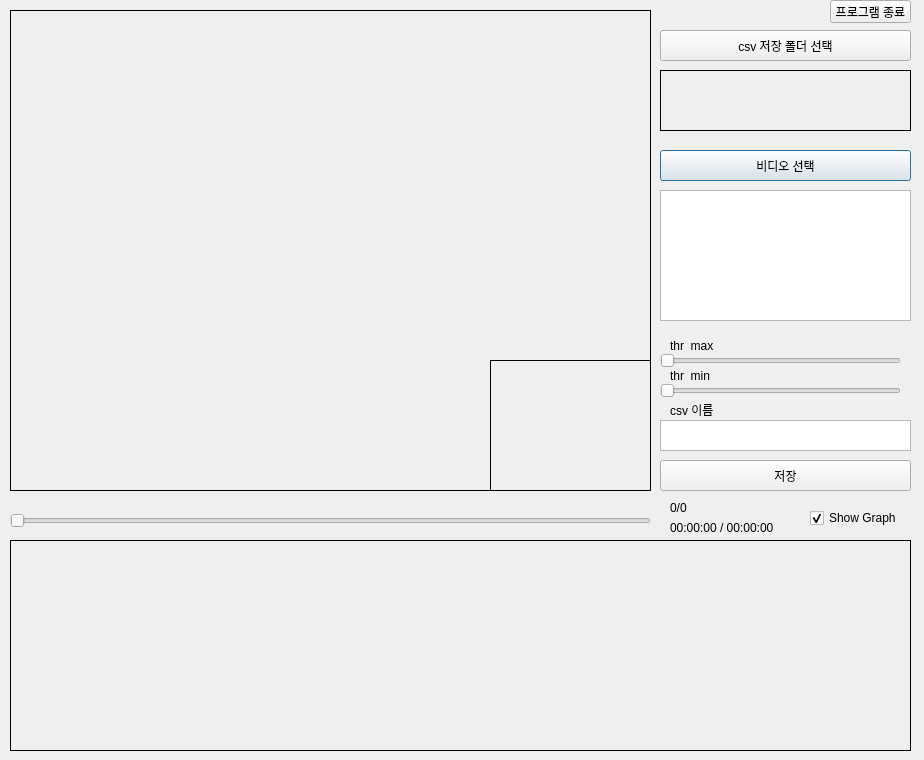
<?xml version="1.0" encoding="UTF-8"?>
<ui version="4.0">
 <class>Dialog</class>
 <widget class="QDialog" name="Dialog">
  <property name="geometry">
   <rect>
    <x>0</x>
    <y>0</y>
    <width>924</width>
    <height>760</height>
   </rect>
  </property>
  <property name="windowTitle">
   <string>Dialog</string>
  </property>
  <widget class="QLabel" name="display_label">
   <property name="geometry">
    <rect>
     <x>10</x>
     <y>10</y>
     <width>641</width>
     <height>481</height>
    </rect>
   </property>
   <property name="frameShape">
    <enum>QFrame::Box</enum>
   </property>
   <property name="text">
    <string/>
   </property>
  </widget>
  <widget class="QListWidget" name="listWidget_video">
   <property name="geometry">
    <rect>
     <x>660</x>
     <y>190</y>
     <width>251</width>
     <height>131</height>
    </rect>
   </property>
  </widget>
  <widget class="QPushButton" name="pushButton_GetFiles">
   <property name="geometry">
    <rect>
     <x>660</x>
     <y>150</y>
     <width>251</width>
     <height>31</height>
    </rect>
   </property>
   <property name="text">
    <string>비디오 선택</string>
   </property>
  </widget>
  <widget class="QSlider" name="horizontalSlider_max">
   <property name="geometry">
    <rect>
     <x>660</x>
     <y>350</y>
     <width>241</width>
     <height>22</height>
    </rect>
   </property>
   <property name="maximum">
    <number>255</number>
   </property>
   <property name="orientation">
    <enum>Qt::Horizontal</enum>
   </property>
  </widget>
  <widget class="QSlider" name="horizontalSlider_min">
   <property name="geometry">
    <rect>
     <x>660</x>
     <y>380</y>
     <width>241</width>
     <height>22</height>
    </rect>
   </property>
   <property name="maximum">
    <number>255</number>
   </property>
   <property name="orientation">
    <enum>Qt::Horizontal</enum>
   </property>
  </widget>
  <widget class="QLabel" name="display_binary">
   <property name="geometry">
    <rect>
     <x>490</x>
     <y>360</y>
     <width>161</width>
     <height>131</height>
    </rect>
   </property>
   <property name="frameShape">
    <enum>QFrame::Box</enum>
   </property>
   <property name="text">
    <string/>
   </property>
  </widget>
  <widget class="QLabel" name="label_maxThr">
   <property name="geometry">
    <rect>
     <x>760</x>
     <y>340</y>
     <width>56</width>
     <height>12</height>
    </rect>
   </property>
   <property name="frameShape">
    <enum>QFrame::NoFrame</enum>
   </property>
   <property name="text">
    <string/>
   </property>
  </widget>
  <widget class="QLabel" name="label_minThr">
   <property name="geometry">
    <rect>
     <x>760</x>
     <y>370</y>
     <width>56</width>
     <height>12</height>
    </rect>
   </property>
   <property name="frameShape">
    <enum>QFrame::NoFrame</enum>
   </property>
   <property name="text">
    <string/>
   </property>
  </widget>
  <widget class="QLabel" name="label_maxThr_2">
   <property name="geometry">
    <rect>
     <x>670</x>
     <y>340</y>
     <width>56</width>
     <height>12</height>
    </rect>
   </property>
   <property name="frameShape">
    <enum>QFrame::NoFrame</enum>
   </property>
   <property name="text">
    <string>thr_max</string>
   </property>
  </widget>
  <widget class="QLabel" name="label_maxThr_3">
   <property name="geometry">
    <rect>
     <x>670</x>
     <y>370</y>
     <width>56</width>
     <height>12</height>
    </rect>
   </property>
   <property name="frameShape">
    <enum>QFrame::NoFrame</enum>
   </property>
   <property name="text">
    <string>thr_min</string>
   </property>
  </widget>
  <widget class="QLabel" name="display_graph">
   <property name="geometry">
    <rect>
     <x>10</x>
     <y>540</y>
     <width>901</width>
     <height>211</height>
    </rect>
   </property>
   <property name="frameShape">
    <enum>QFrame::Box</enum>
   </property>
   <property name="text">
    <string/>
   </property>
  </widget>
  <widget class="QLabel" name="label_videoTime">
   <property name="geometry">
    <rect>
     <x>670</x>
     <y>520</y>
     <width>111</width>
     <height>16</height>
    </rect>
   </property>
   <property name="text">
    <string>00:00:00 / 00:00:00</string>
   </property>
  </widget>
  <widget class="QCheckBox" name="checkBox_showGraph">
   <property name="geometry">
    <rect>
     <x>810</x>
     <y>510</y>
     <width>111</width>
     <height>16</height>
    </rect>
   </property>
   <property name="tabletTracking">
    <bool>false</bool>
   </property>
   <property name="text">
    <string>Show Graph</string>
   </property>
   <property name="checked">
    <bool>true</bool>
   </property>
  </widget>
  <widget class="QPushButton" name="pushButton_saveDirectory">
   <property name="geometry">
    <rect>
     <x>660</x>
     <y>30</y>
     <width>251</width>
     <height>31</height>
    </rect>
   </property>
   <property name="text">
    <string>csv 저장 폴더 선택</string>
   </property>
  </widget>
  <widget class="QLabel" name="label_saveDirectory">
   <property name="geometry">
    <rect>
     <x>660</x>
     <y>70</y>
     <width>251</width>
     <height>61</height>
    </rect>
   </property>
   <property name="frameShape">
    <enum>QFrame::Box</enum>
   </property>
   <property name="text">
    <string/>
   </property>
   <property name="wordWrap">
    <bool>true</bool>
   </property>
  </widget>
  <widget class="QSlider" name="horizontalSlider_video">
   <property name="geometry">
    <rect>
     <x>10</x>
     <y>510</y>
     <width>641</width>
     <height>22</height>
    </rect>
   </property>
   <property name="orientation">
    <enum>Qt::Horizontal</enum>
   </property>
  </widget>
  <widget class="QLabel" name="label_videoFrame">
   <property name="geometry">
    <rect>
     <x>670</x>
     <y>500</y>
     <width>101</width>
     <height>16</height>
    </rect>
   </property>
   <property name="text">
    <string>0/0</string>
   </property>
  </widget>
  <widget class="QPushButton" name="pushButton_csvSave">
   <property name="geometry">
    <rect>
     <x>660</x>
     <y>460</y>
     <width>251</width>
     <height>31</height>
    </rect>
   </property>
   <property name="text">
    <string>저장</string>
   </property>
  </widget>
  <widget class="QPushButton" name="pushButton_quit">
   <property name="geometry">
    <rect>
     <x>830</x>
     <y>0</y>
     <width>81</width>
     <height>23</height>
    </rect>
   </property>
   <property name="text">
    <string>프로그램 종료</string>
   </property>
  </widget>
  <widget class="QPlainTextEdit" name="plainTextEdit_csvName">
   <property name="geometry">
    <rect>
     <x>660</x>
     <y>420</y>
     <width>251</width>
     <height>31</height>
    </rect>
   </property>
  </widget>
  <widget class="QLabel" name="label">
   <property name="geometry">
    <rect>
     <x>670</x>
     <y>400</y>
     <width>71</width>
     <height>20</height>
    </rect>
   </property>
   <property name="text">
    <string>csv 이름</string>
   </property>
  </widget>
 </widget>
 <resources/>
 <connections/>
</ui>
